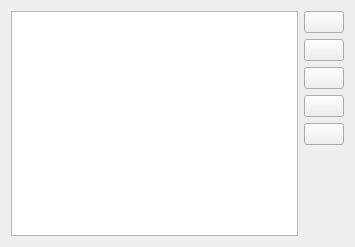
<?xml version="1.0" encoding="UTF-8"?>
<ui version="4.0">
 <class>KkcDictWidget</class>
 <widget class="QWidget" name="KkcDictWidget">
  <property name="geometry">
   <rect>
    <x>0</x>
    <y>0</y>
    <width>355</width>
    <height>247</height>
   </rect>
  </property>
  <property name="windowTitle">
   <string>Form</string>
  </property>
  <layout class="QHBoxLayout" name="horizontalLayout">
   <item>
    <widget class="QListView" name="dictionaryView"/>
   </item>
   <item>
    <layout class="QVBoxLayout" name="verticalLayout_2">
     <item>
      <widget class="QPushButton" name="addDictButton">
       <property name="text">
        <string/>
       </property>
       <property name="icon">
        <iconset theme="list-add">
         <normaloff/>
        </iconset>
       </property>
      </widget>
     </item>
     <item>
      <widget class="QPushButton" name="removeDictButton">
       <property name="text">
        <string/>
       </property>
       <property name="icon">
        <iconset theme="list-remove">
         <normaloff/>
        </iconset>
       </property>
      </widget>
     </item>
     <item>
      <widget class="QPushButton" name="moveUpDictButton">
       <property name="text">
        <string/>
       </property>
       <property name="icon">
        <iconset theme="go-up">
         <normaloff/>
        </iconset>
       </property>
      </widget>
     </item>
     <item>
      <widget class="QPushButton" name="moveDownDictButton">
       <property name="text">
        <string/>
       </property>
       <property name="icon">
        <iconset theme="go-down">
         <normaloff/>
        </iconset>
       </property>
      </widget>
     </item>
     <item>
      <widget class="QPushButton" name="defaultDictButton">
       <property name="text">
        <string/>
       </property>
       <property name="icon">
        <iconset theme="document-revert">
         <normaloff/>
        </iconset>
       </property>
      </widget>
     </item>
     <item>
      <spacer name="verticalSpacer_2">
       <property name="orientation">
        <enum>Qt::Vertical</enum>
       </property>
       <property name="sizeHint" stdset="0">
        <size>
         <width>20</width>
         <height>40</height>
        </size>
       </property>
      </spacer>
     </item>
    </layout>
   </item>
  </layout>
 </widget>
 <resources/>
 <connections/>
</ui>
